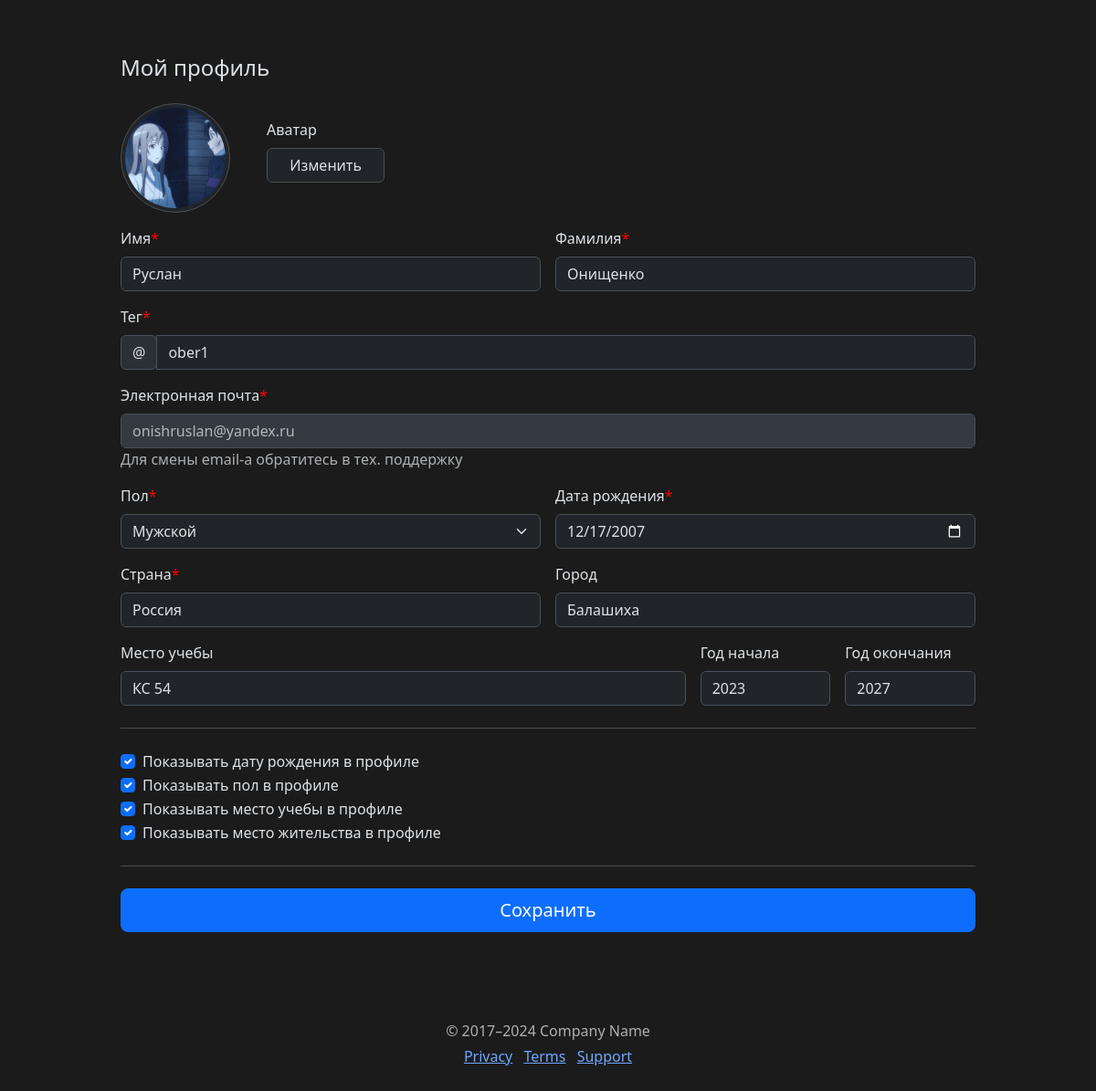
/edit_user (signed in), run on the app's committed database.
### models.py (models this page shows)
class User(db.Model):
    id = db.Column(db.Integer, primary_key=True)
    tag = db.Column(db.String(80), unique=True, nullable=False)
    name = db.Column(db.String(80), nullable=True)
    second_name = db.Column(db.String(80), nullable=True)
    email = db.Column(db.String(120), unique=True, nullable=False)
    password = db.Column(db.String(80), nullable=False)
    status = db.Column(db.Integer, default=0)
    date_of_birthday = db.Column(db.Date, nullable=True)
    gender = db.Column(db.String(20), nullable=True)
    avatar_path = db.Column(db.String(120), nullable=True)
    county = db.Column(db.String(80), nullable=True)
    city = db.Column(db.String(80), nullable=True)
    education_place = db.Column(db.String(80), nullable=True)
    education_start = db.Column(db.String(80), nullable=True)
    education_end = db.Column(db.String(80), nullable=True)
    show_date_of_birthday = db.Column(db.String(5),  default='True')
    show_gender = db.Column(db.String(5), default='True')
    show_city = db.Column(db.String(5), default='True')
    show_education = db.Column(db.String(5), default='True')
    all_accept = db.Column(db.String(5))
    friends_count = db.Column(db.Integer, default=0)
    subscriptions_count = db.Column(db.Integer, default=0)

### app.py (the view)
@app.route('/edit_user', methods=["POST", "GET"])
def edit_user():
    if request.method == "POST":
        pass
    if request.method == "GET":
        user = User.query.filter_by(id=request.cookies.get('account')).first()
        if user:
            return render_template('edit_user.html', user=user)
        else:
            return 'Страница не найдена'

### templates/edit_user.html (shortened to what this page needs)
<!doctype html>
<html lang="en">
<head>
  <link href="https://cdn.jsdelivr.net/npm/bootstrap@5.3.3/dist/css/bootstrap.min.css" rel="stylesheet">
  <link rel="stylesheet" href="{{ url_for('static', filename='css/edit.css') }}">
</head>
<body class="" data-bs-theme="dark">
<div class="container">
  <main>
      <div class="col-md-7 col-lg-8">
        <h4 class="mb-3">Мой профиль</h4>
        <form class="needs-validation">
          <div class="row g-3">
            <div class="col-md-12">
              <div class="row">
                <div class="col-md-2">
                  {% if user.avatar_path %}
                    <img id="avatar-img" src="{{ url_for('static', filename='avatars/users/' + user.avatar_path) }}" alt="Current Avatar" class="img-thumbnail mt-2">
                  {% else %}
                    <img id="avatar-img" src="{{ url_for('static', filename='avatars/default.png') }}" alt="Current Avatar" class="img-thumbnail mt-2">
                  {% endif %}
                </div>
                <div class="col-md-10 avatar-text">
                  <label for="avatar-input" class="form-label">Аватар</label>
                  {% if user.avatar_path %}
                  <div class="col-md-2">
                    <input id="change-avatar-btn" class="form-control" type="button" value="Изменить" onclick="changeAvatar()">
                  </div>
                  {% else %}
                   <input type="file" class="form-control" id="avatar-input" name="avatar" accept="image/png, image/jpeg, image/gif">
                  {% endif %}
                </div>
              </div>
            </div>
            <div class="col-sm-6">
              <label for="firstName" class="form-label">Имя<span style="color:red !important;" class="text-body-secondary">*</span></label>
              <input type="text" class="form-control" id="firstName" placeholder="" value="{% if user.name %}{{user.name}}{% endif %}" required="">
            </div>
            <div class="col-sm-6">
              <label for="lastName" class="form-label">Фамилия<span style="color:red !important;" class="text-body-secondary">*</span></label>
              <input type="text" class="form-control" id="lastName" placeholder="" value="{% if user.second_name %}{{user.second_name}}{% endif %}" required="">
            </div>
            <div class="col-12">
              <label for="tag" class="form-label">Тег<span style="color:red !important;" class="text-body-secondary">*</span></label>
              <div style="border-radius:5px" class="input-group has-validation" id="tag2">
                <span  class="input-group-text">@</span>
                <input type="text" class="form-control" id="tag" value="{{ user.tag }}" required="">
              </div>
            </div>
            <div class="col-12">
              <label for="email" class="form-label">Электронная почта<span style="color:red !important;" class="text-body-secondary">*</span></label>
              <input type="email" class="form-control" id="email" placeholder="{{ user.email }}" disabled>
              <span class="text-body-secondary">Для смены email-а обратитесь в тех. поддержку</span>
            </div>
            <div class="col-sm-6">
              <label for="gender" class="form-label">Пол<span style="color:red !important;" class="text-body-secondary">*</span></label>
              <select class="form-select" id="gender">
                <option value="man" {% if user.gender == 'man' %}selected{% endif %}>Мужской</option>
            </select>
            </div>
            <div class="col-sm-6">
              <label for="birthday" class="form-label">Дата рождения<span style="color:red !important;" class="text-body-secondary">*</span></label>
              <input type="date" class="form-control" id="birthday" placeholder="" value="{{ user.date_of_birthday }}">
            </div>
            <div class="col-sm-6">
              <label for="country" class="form-label">Страна<span style="color:red !important;" class="text-body-secondary">*</span></label>
              <input type="text" class="form-control" id="country" placeholder="" value="{% if user.county %}{{user.county}}{% endif %}">
            </div>
            <div class="col-sm-6">
              <label for="city" class="form-label">Город</label>
              <input type="text" class="form-control" id="city" value="{% if user.city %}{{user.city}}{% endif %}">
            </div>
            <div class="col-8">
              <label for="education" class="form-label">Место учебы</label>
              <input type="text" class="form-control" id="education" value="{% if user.education_place %}{{user.education_place}}{% endif %}">
            </div>
            <div class="col-2">
              <label for="education" class="form-label">Год начала</label>
              <input type="text" class="form-control " id="education-year-start" value="{% if user.education_start %}{{user.education_start}}{% endif %}">
            </div>
            <div class="col-2">
              <label for="education" class="form-label">Год окончания</label>
              <input type="text" class="form-control " id="education-year-finish" value="{% if user.education_end %}{{user.education_end  }}{% endif %}">
            </div>
          </div>
          <hr class="my-4">
          <div class="form-check">
            {% if user.show_date_of_birthday == '1' %}
            <input type="checkbox" class="form-check-input" id="agreement-birthday" checked>
            {% else %}
            <input type="checkbox" class="form-check-input" id="agreement-birthday">
            {% endif %}
            <label class="form-check-label" for="agreement-birthday">Показывать дату рождения в профиле</label>
          </div>
          <div class="form-check">
            {% if user.show_gender == '1' %}
            <input type="checkbox" class="form-check-input" id="agreement-gender" checked>
            {% else %}
            <input type="checkbox" class="form-check-input" id="agreement-gender">
            {% endif %}
            <label class="form-check-label" for="agreement-gender">Показывать пол в профиле</label>
          </div>
          <div class="form-check">
            {% if user.show_education == '1' %}
            <input type="checkbox" class="form-check-input" id="agreement-learn" checked>
            {% else %}
            <input type="checkbox" class="form-check-input" id="agreement-learn">
            {% endif %}
            <label class="form-check-label" for="agreement-learn">Показывать место учебы в профиле</label>
          </div>
          <div class="form-check">
            {% if user.show_city == '1' %}
            <input type="checkbox" class="form-check-input" id="agreement-city" checked>
            {% else %}
            <input type="checkbox" class="form-check-input" id="agreement-city">
            {% endif %}
            <label class="form-check-label" for="agreement-city">Показывать место жительства в профиле</label>
          </div>
          <hr class="my-4">
          <button id="sendDataInfo" class="w-100 btn btn-primary btn-lg" type="button">Сохранить</button>
        </form>
      </div>
  </main>
</div>
{% include 'footer.html' %}
</body>
</html>

### static/css/edit.css (style rules this page uses)
.container { max-width: 960px; }
.col-lg-8 { margin-top: 60px; flex: 0 0 auto; width: 100% !important; }
.img-thumbnail { width: 120px; height: 120px; border-radius: 50%; }
.avatar-text { position: relative; top:25px; }
body { background-color: #1b1b1b; }

### templates/footer.html (style rules this page uses)
.text-body-secondary { --bs-text-opacity:1; color:var(--bs-secondary-color)!important }

### data on the page
User: avatar_path (picture), name "Руслан", second_name "Онищенко", tag "ober1", email "onishruslan@yandex.ru", gender "Мужской", date_of_birthday "12/17/2007", county "Россия", city "Балашиха", education_place "КС 54", education_start "2023", education_end "2027"
